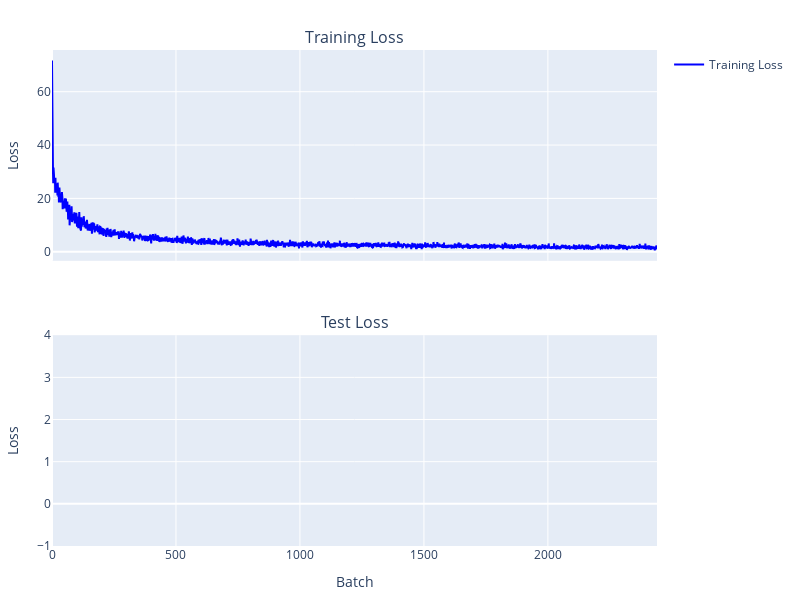

Notebook cell for this chart:
### Markdown cell above
# Set up model and training params

### Code cell
# Split episodes into train/test (e.g., 80/20)
n_train = int(0.8 * len(digitized_episodes))
train_episodes = digitized_episodes[:n_train]
test_episodes = digitized_episodes[n_train:]
train_dataset = TimeSeriesDataset(train_episodes)
test_dataset = TimeSeriesDataset(test_episodes)
train_loader = DataLoader(train_dataset, batch_size=32, shuffle=True, pin_memory=True, num_workers=4)
test_loader = DataLoader(test_dataset, batch_size=32, shuffle=False, pin_memory=True, num_workers=2)
model = DegradationTransformer(vocab_size=vocab_size, context_window=40, 
                               embedding_dim=128, num_heads=8, num_blocks=4).to(device)
optim = torch.optim.Adam(model.parameters(), lr=0.002)
loss_func = torch.nn.CrossEntropyLoss()
len(train_loader), len(test_loader)
cbs = [ProgressCallback(20)]
learner = Learner(model, optim, loss_func, train_loader, test_loader, cbs, device=device)
learner.fit(3)

### Figure 1 — Plotly figure (JSON) as saved in the notebook; plotly's stock layout.template omitted (floating-point values rounded to 4 significant figures; data arrays with more than 128 entries replaced by an {"elided": "..."} marker saying what was removed)
{"data": [{"line": {"color": "blue"}, "mode": "lines", "name": "Training Loss", "type": "scatter", "x": {"elided": "2441 int values"}, "xaxis": "x", "y": {"elided": "2441 float values"}, "yaxis": "y"}, {"line": {"color": "orange"}, "mode": "lines", "name": "Test Loss", "type": "scatter", "x": [], "xaxis": "x2", "y": [], "yaxis": "y2"}], "layout": {"annotations": [{"font": {"size": 16}, "showarrow": false, "text": "Training Loss", "x": 0.5, "xanchor": "center", "xref": "paper", "y": 1, "yanchor": "bottom", "yref": "paper"}, {"font": {"size": 16}, "showarrow": false, "text": "Test Loss", "x": 0.5, "xanchor": "center", "xref": "paper", "y": 0.425, "yanchor": "bottom", "yref": "paper"}], "height": 600, "margin": {"b": 50, "l": 50, "r": 50, "t": 50}, "showlegend": true, "width": 800, "xaxis": {"anchor": "y", "domain": [0, 1], "matches": "x2", "showticklabels": false}, "xaxis2": {"anchor": "y2", "domain": [0, 1], "title": {"text": "Batch"}}, "yaxis": {"anchor": "x", "domain": [0.575, 1], "title": {"text": "Loss"}}, "yaxis2": {"anchor": "x2", "domain": [0, 0.425], "title": {"text": "Loss"}}}}
